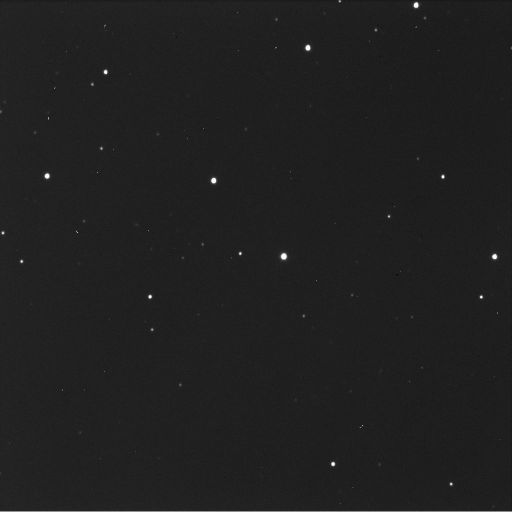
#> input picture Kalypso_843.JPG, 1024 x 1024 px (shown at 1/2 size)
$ python -i traitement_image.py   (imports and definitions only)
#> lines starting #> are read from the running program, lines starting #| are printed output that depends on the picture; after the words box and inside, x2 and y2 are one past the last pixel; in counts of white or black regions, pixels touching at a corner belong together
### classes.py
import numpy as np
import sys


class Point():
	"""Point représenté par 2 coordonnées"""
	def __init__(self, x, y):
		self.x = x
		self.y = y
		self.affichage = f"Point(x={self.x}, y={self.y})"

	def couple(self):
		return (self.x, self.y)

	def __str__(self):
		return self.affichage

	def __repr__(self):
		return self.affichage


class Vecteur():
	"""Vecteur représenté par ses coordonnées x, y et son point d'application"""
	# [6 lines left out: function __init__, not called in this run]

	def __str__(self):
		return self.affichage

	def __repr__(self):
		return self.affichage

	def calcul_norme(self):
		return np.sqrt(self.x**2 + self.y **2)

	# [4 lines left out: function calcul_point_arrivee, not called in this run]


class Base():
	"""Base contenant 2 vecteurs"""
	# [5 lines left out: function __init__, not called in this run]

	def __str__(self):
		return self.affichage

	def __repr__(self):
		return self.affichage


class Coordonnees():
	"""Coordonnées dans le ciel"""
	# [5 lines left out: function __init__, not called in this run]

	def __str__(self):
		return self.affichage

	def __repr__(self):
		return self.affichage

	def convertir():
		pass


# [11 lines of commented-out code are left out]


class Etoile():
	# [5 lines left out: function __init__, not called in this run]

	def __str__(self):
		return self.affichage

	def __repr__(self):
		return self.affichage


class ImageBase():
	"""Coordonnées dans le ciel"""
	"""{"image":"53Kalypso_843.JPG", "ra":"23:54:46.0842", "dec":"-5:43:01.180", "px_asteroide":(566, 512)}"""
	# [7 lines left out: function __init__, not called in this run]

	def __str__(self):
		return self.affichage

	def __repr__(self):
		return self.affichage


class ImageReference(ImageBase):
	# [6 lines left out: function __init__, not called in this run]


class ImageAsteroide(ImageBase):
	# [6 lines left out: function __init__, not called in this run]


def calcul_produit_scalaire(vect1, vect2):
	prod_scal = vect1.x*vect2.x + vect1.y*vect2.y
	return prod_scal


# [5 lines left out: function calcul_angle, not called in this run]

### traitement_image.py
from PIL import Image
import cv2
import numpy as np
import math
import sys
import random

from classes import *
from vizier import *


def detection_centre_etoiles(chemin_img):
	"""
	Détecte le centre des points sur l'image
	"""
#> called with chemin_img = 'Kalypso_843.JPG'
	centres_etoiles = []
	image = cv2.imread(chemin_img)
#> image is the input picture: shape (1024, 1024, 3); min 0, max 255, mean 32

	gray = cv2.cvtColor(image, cv2.COLOR_BGR2GRAY)
	edged = cv2.Canny(gray, 30, 200) # Canny edges
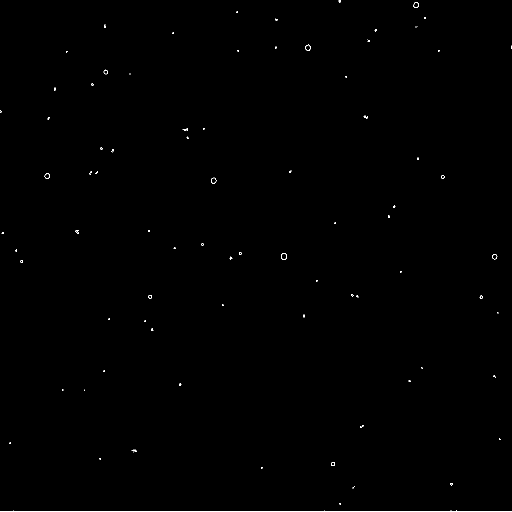
#> edged: shape (1024, 1024) (shown at 1/2 size); 0.2% white in thin lines or dots
	# Contours : https://docs.opencv.org/master/dd/d49/tutorial_py_contour_features.html
	contours, hierarchy = cv2.findContours(edged, cv2.RETR_EXTERNAL, cv2.CHAIN_APPROX_NONE)
#> contours = 87 contours, 76 with area under 20; largest, box (x1, y1, x2, y2) and area: (562, 506, 574, 519) 112, (422, 355, 433, 367) 85, (611, 89, 621, 101) 84, (827, 4, 837, 16) 84, (984, 508, 995, 519) 76

	aires, perimetres = [], []
	for contour in contours:
		aire = cv2.contourArea(contour)
		aires.append(aire)

		peri = cv2.arcLength(contour,True)
		perimetres.append(peri)

		if aire > 20 and peri < 100:
			M = cv2.moments(contour)
			cx = int(M['m10']/M['m00'])
			cy = int(M['m01']/M['m00'])

			centres_etoiles.append(Point(cx, cy))
#> this loop made 87 passes
#> (aire, peri, cx, cy) on passes 7, 28, 30, 36, 37, 48, 49, 50: (42.5, 25.07, 665, 927), (22, 18.49, 962, 593), (32, 21.66, 299, 593), (76, 32.97, 988, 512), (112, 40.14, 567, 512), (85, 36.14, 426, 360), (27.5, 20.24, 885, 353), (74, 33.31, 93, 351)
#> (aire, peri, cx, cy) on passes 68, 74, 86: (45.5, 26.73, 210, 143), (84.5, 34.73, 615, 94), (84.5, 34.73, 831, 9)
#> after the loop, aires = 87 values, max 112 at index 36, min 0 at index 2, mean 12.38; centres_etoiles = 11 items; perimetres = 87 values, max 2241.8 at index 0, min 0 at index 14, mean 39.81
			# [6 lines of commented-out code are left out]


	return centres_etoiles


# [154 lines left out: functions enregistre_paires_bases, creer_bases, bases_qui_matchent, lie_position_etoile, identifie_asteroide, not called in this run]


# [3 lines not run here, left out]

>>> result = detection_centre_etoiles('Kalypso_843.JPG')
#> result = 11 items
